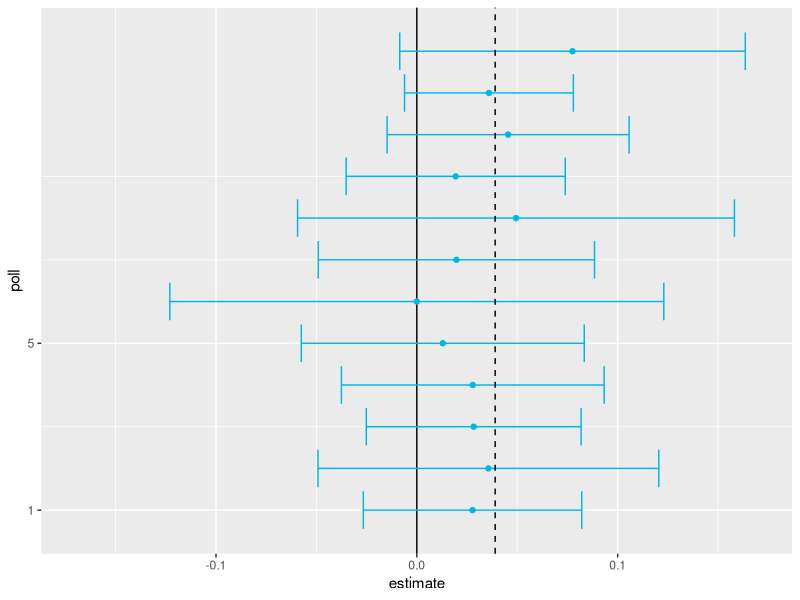
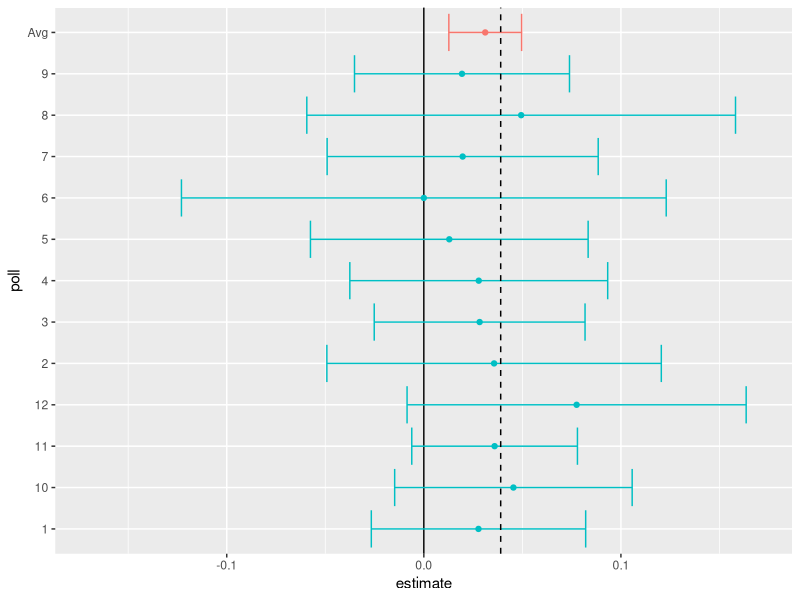
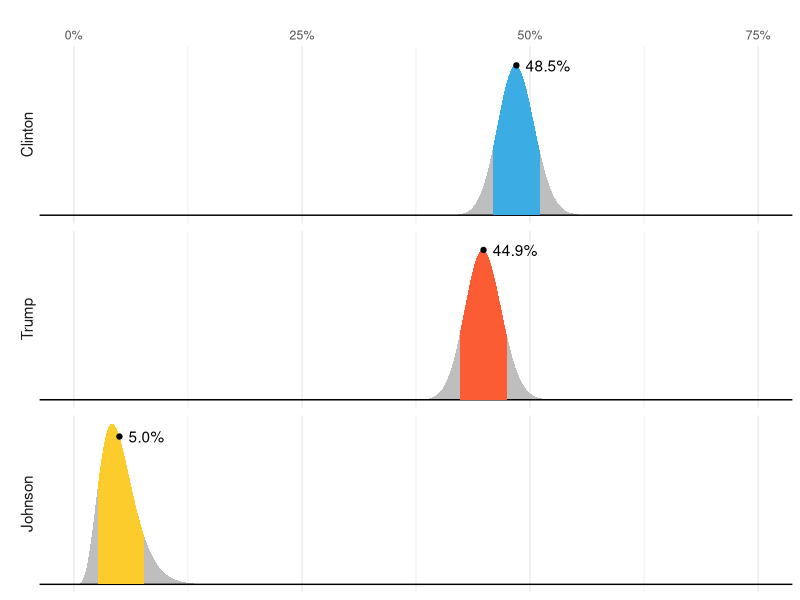
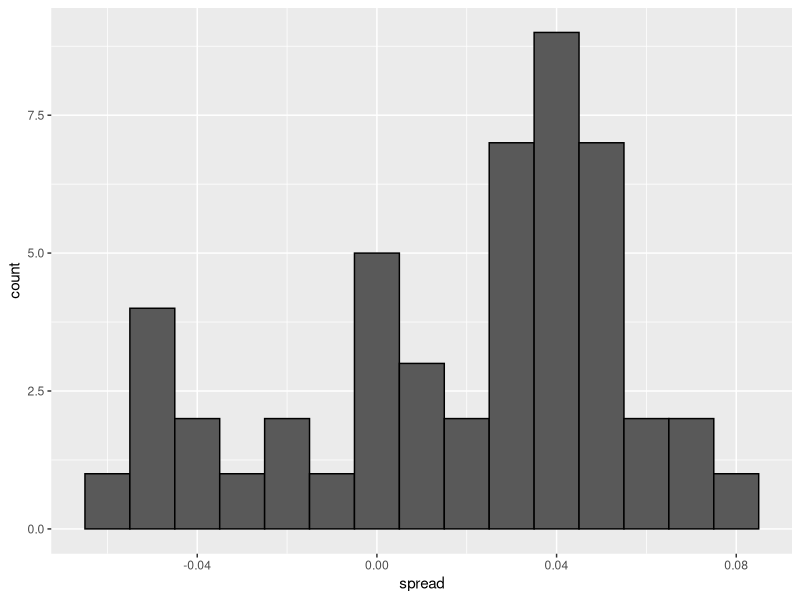
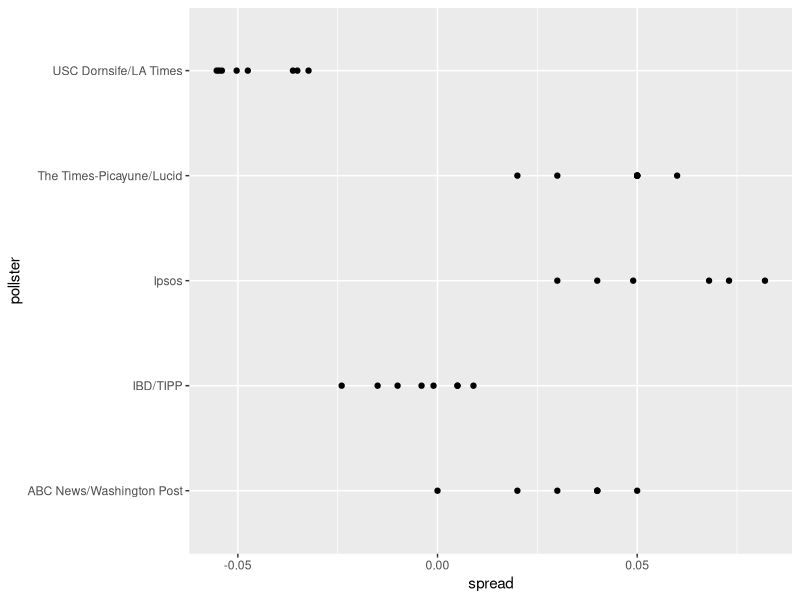
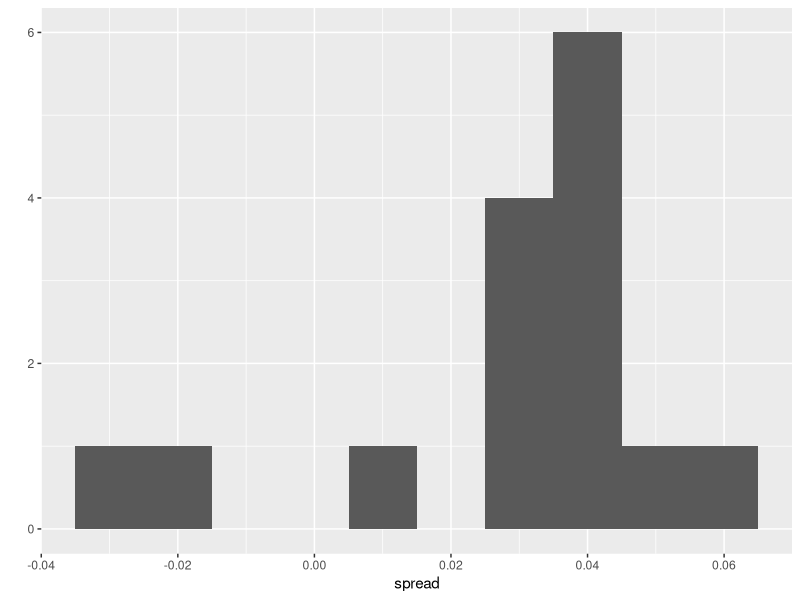

Source code (R) for these figures, in order:
## ---- chunk 1
set.seed(2)
img_path <- "inference/img/"
## ---- chunk 2
library(tidyverse)
library(dslabs)
d <- 0.039
Ns <- c(1298, 533, 1342, 897, 774, 254, 812, 324, 1291, 1056, 2172, 516)
p <- (d + 1) / 2

polls <- map_df(Ns, function(N) {
  x <- sample(c(0,1), size=N, replace=TRUE, prob=c(1-p, p))
  x_hat <- mean(x)
  se_hat <- sqrt(x_hat * (1 - x_hat) / N)
  list(estimate = 2 * x_hat - 1,
    low = 2*(x_hat - 1.96*se_hat) - 1,
    high = 2*(x_hat + 1.96*se_hat) - 1,
    sample_size = N)
}) %>% mutate(poll = seq_along(Ns))

## ---- chunk 3
ggplot(polls, aes(poll, estimate, ymin=low, ymax=high)) +
  geom_hline(yintercept = 0) +
  geom_point(col="#00B6EB")+
  geom_errorbar(col="#00B6EB") +
  coord_flip() +
  scale_x_continuous(breaks=c(1,ncol(polls))) +
  scale_y_continuous(limits = c(-0.17, 0.17)) +
  geom_hline(yintercept = 2*p-1, lty=2)
## ---- chunk 4
sum(polls$sample_size)
## ---- chunk 5
d_hat <- polls %>%
  summarize(avg = sum(estimate*sample_size) / sum(sample_size)) %>%
  pull(avg)
## ---- chunk 6
p_hat <- (1+d_hat)/2
moe <- 2*1.96*sqrt(p_hat*(1-p_hat)/sum(polls$sample_size))
new_row <- tibble(d_hat, d_hat-moe, d_hat+moe, sum(polls$sample_size),13)
names(new_row) <- names(polls)
polls2 <- bind_rows(polls, new_row)
polls2$poll<-as.character(polls2$poll);
polls2$poll[13] <- "Avg"
polls2$col <- as.character(c(rep(2,12),1))
ggplot(polls2, aes(poll, estimate, ymin=low, ymax=high, color=col)) +
  geom_hline(yintercept = 0) +
  geom_point(show.legend = FALSE)+
  geom_errorbar(show.legend = FALSE) +
  coord_flip() +
  scale_y_continuous(limits = c(-0.17, 0.17)) +
  geom_hline(yintercept = 2*p-1, lty=2)
## ---- chunk 7
#knitr::include_graphics(file.path(img_path, "pollster-2016-predictions.png"))
tmp <- data.frame(NYT = "  85%", `538` = "  71%", HuffPost = "  98%", PW = "  89%", PEC = " >99%", DK = "  92%", Cook = " Lean Dem", Roth = " Lean Dem", check.names = FALSE, row.names = "Win Prob")
if(knitr::is_html_output()){
  knitr::kable(tmp, "html") %>%
    kableExtra::kable_styling(bootstrap_options = "striped", full_width = FALSE)
} else{
  knitr::kable(tmp, "latex", booktabs = TRUE) %>%
    kableExtra::kable_styling(font_size = 8)
}
## ---- chunk 8
## knitr::include_graphics(file.path(img_path, "popular-vote-538.png"))

my_dgamma <- function(x, mean = 1, sd = 1){
  shape = mean^2/sd^2
  scale = sd^2 / mean
  dgamma(x, shape = shape, scale = scale)
}

my_qgamma <- function(mean = 1, sd = 1){
  shape = mean^2/sd^2
  scale = sd^2 / mean
  qgamma(c(0.1,0.9), shape = shape, scale = scale)
}

tmp <- tibble(candidate = c("Clinton", "Trump", "Johnson"), avg = c(48.5, 44.9, 5.0), avg_txt = c("48.5%", "44.9%", "5.0%"), sd = rep(2, 3), m = my_dgamma(avg, avg, sd)) %>%
  mutate(candidate = reorder(candidate, -avg))

xx <- seq(0, 75, len = 300)
tmp_2 <- map_df(1:3, function(i){
  tibble(candidate = tmp$candidate[i],
         avg = tmp$avg[i],
         sd = tmp$sd[i],
         x = xx,
         y = my_dgamma(xx, tmp$avg[i], tmp$sd[i]))
})

tmp_3 <- map_df(1:3, function(i){
  qq <- my_qgamma(tmp$avg[i], tmp$sd[i])
  xx <- seq(qq[1], qq[2], len = 200)
  tibble(candidate = tmp$candidate[i],
         avg = tmp$avg[i],
         sd = tmp$sd[i],
         x = xx,
         y = my_dgamma(xx, tmp$avg[i], tmp$sd[i]))
})

tmp_2 %>%
  ggplot(aes(x, ymax = y, ymin = 0)) +
  geom_ribbon(fill = "grey") +
  facet_grid(candidate~., switch="y") +
  scale_x_continuous(breaks = seq(0, 75, 25), position = "top",
                     label= paste0(seq(0, 75, 25), "%")) +
  geom_abline(intercept = 0, slope = 0) +
  xlab("") + ylab("") +
  theme_minimal() +
  theme(panel.grid.major.y = element_blank(),
        panel.grid.minor.y = element_blank(),
        axis.title.y=element_blank(),
        axis.text.y=element_blank(),
        axis.ticks.y=element_blank(),
        strip.text.y = element_text(angle = 180, size = 11, vjust = 0.2)) +
  geom_ribbon(data = tmp_3, mapping = aes(x = x, ymax = y, ymin = 0, fill = candidate), inherit.aes = FALSE, show.legend = FALSE) +
  scale_fill_manual(values = c("#3cace4", "#fc5c34", "#fccc2c")) +
  geom_point(data = tmp, mapping = aes(x = avg, y = m), inherit.aes = FALSE) +
  geom_text(data = tmp, mapping = aes(x = avg, y = m, label = avg_txt), inherit.aes = FALSE, hjust = 0, nudge_x = 1)


## ---- chunk 9
data(polls_us_election_2016)
## ---- chunk 10
polls <- polls_us_election_2016 %>%
  filter(state == "U.S." & enddate >= "2016-10-31" &
           (grade %in% c("A+","A","A-","B+") | is.na(grade)))
## ---- chunk 11
polls <- polls %>%
  mutate(spread = rawpoll_clinton/100 - rawpoll_trump/100)
## ---- chunk 12
d_hat <- polls %>%
  summarize(d_hat = sum(spread * samplesize) / sum(samplesize)) %>%
  pull(d_hat)
## ---- chunk 13
p_hat <- (d_hat+1)/2
moe <- 1.96 * 2 * sqrt(p_hat * (1 - p_hat) / sum(polls$samplesize))
moe
## ---- chunk 14
polls %>%
  ggplot(aes(spread)) +
  geom_histogram(color="black", binwidth = .01)
## ---- chunk 15
polls %>% group_by(pollster) %>% summarize(n())
## ---- chunk 16
polls %>% group_by(pollster) %>%
  filter(n() >= 6) %>%
  ggplot(aes(pollster, spread)) +
  geom_point() +
  coord_flip()
## ---- chunk 17
polls %>% group_by(pollster) %>%
  filter(n() >= 6) %>%
  summarize(se = 2 * sqrt(p_hat * (1-p_hat) / median(samplesize)))
## ---- chunk 18
one_poll_per_pollster <- polls %>% group_by(pollster) %>%
  filter(enddate == max(enddate)) %>%
  ungroup()
## ---- chunk 19
qplot(spread, data = one_poll_per_pollster, binwidth = 0.01)
## ---- chunk 20
sd(one_poll_per_pollster$spread)
## ---- chunk 21
results <- one_poll_per_pollster %>%
  summarize(avg = mean(spread),
            se = sd(spread) / sqrt(length(spread))) %>%
  mutate(start = avg - 1.96 * se,
         end = avg + 1.96 * se)
round(results * 100, 1)
